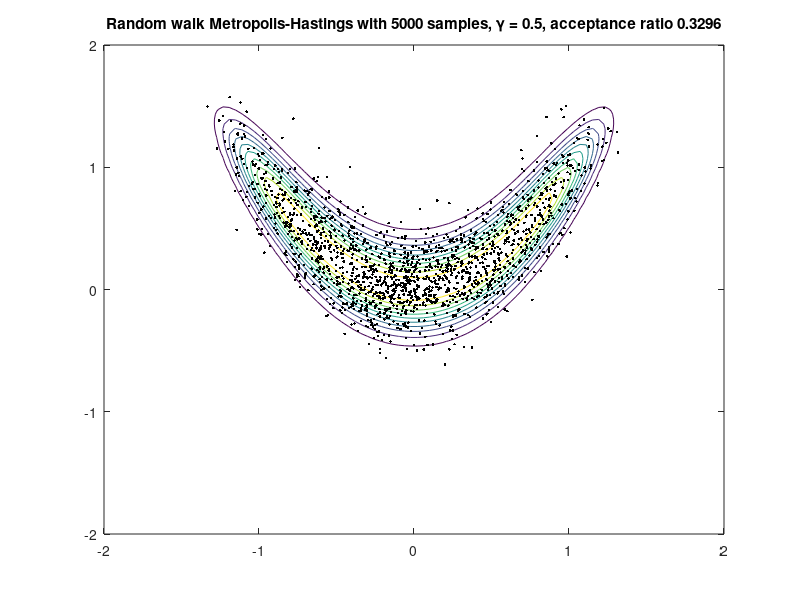
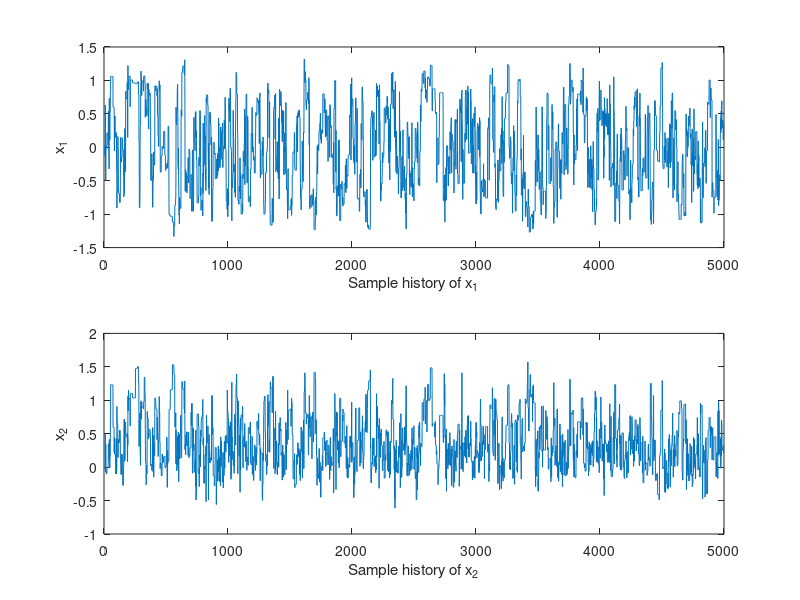

These charts were generated, in order, by the following MATLAB code: (Note: this script raises an error after producing the figures.)
% A simple random walk Metropolis-Hastings algorithm

clear all; close all;
% In general, it is usually preferable to work with
% the logarithm of the target density:
logp = @(x,y) -10*(x.^2-y).^2-(y-1/4).^4;
x = [0,0];
nsamples = 5000;
samples = [];
gamma = .5;
N_accepted = 0;
for iter = 1:nsamples
    step = gamma*randn(1,2);
    y = x + step;
    % Logarithm of the acceptance probability alpha
    logalpha = logp(y(1),y(2)) - logp(x(1),x(2));
    t = rand;
    if logalpha > log(t) % remember to account for the logarithm!
        samples = [samples;y];
        N_accepted = N_accepted + 1;
        x = y;
    else
        samples = [samples;x];
    end
end
% At this point, one would usually discard some number of
% the initial samples (the burn-in period). Here, we omit
% this step.
[X,Y] = meshgrid(linspace(-2,2));
figure;
contour(X,Y,exp(logp(X,Y))), hold on;
plot(samples(:,1),samples(:,2),'k.')
title(['Random walk Metropolis-Hastings with ',num2str(nsamples),' samples, \gamma = ',num2str(gamma),', acceptance ratio ',num2str(N_accepted/nsamples)])
hold off;

figure;
subplot(2,1,1)
plot(samples(:,1));
xlabel('Sample history of x_1');
ylabel('x_1');
hold on;
subplot(2,1,2)
plot(samples(:,2))
xlabel('Sample history of x_2');
ylabel('x_2');

% Note: autocovariances are computed after burn-in is removed!
figure;
ac1 = autocovariance(samples(:,1));
ac2 = autocovariance(samples(:,2));
N_ac = 100;
plot(0:N_ac,ac1(1:N_ac+1),'ro',0:N_ac,ac2(1:N_ac+1),'bo')
pbaspect([1 1 1])
legend('horizontal component','vertical component')
title(['$\gamma$ = ',num2str(gamma)],'interpreter','latex','fontsize',14)
